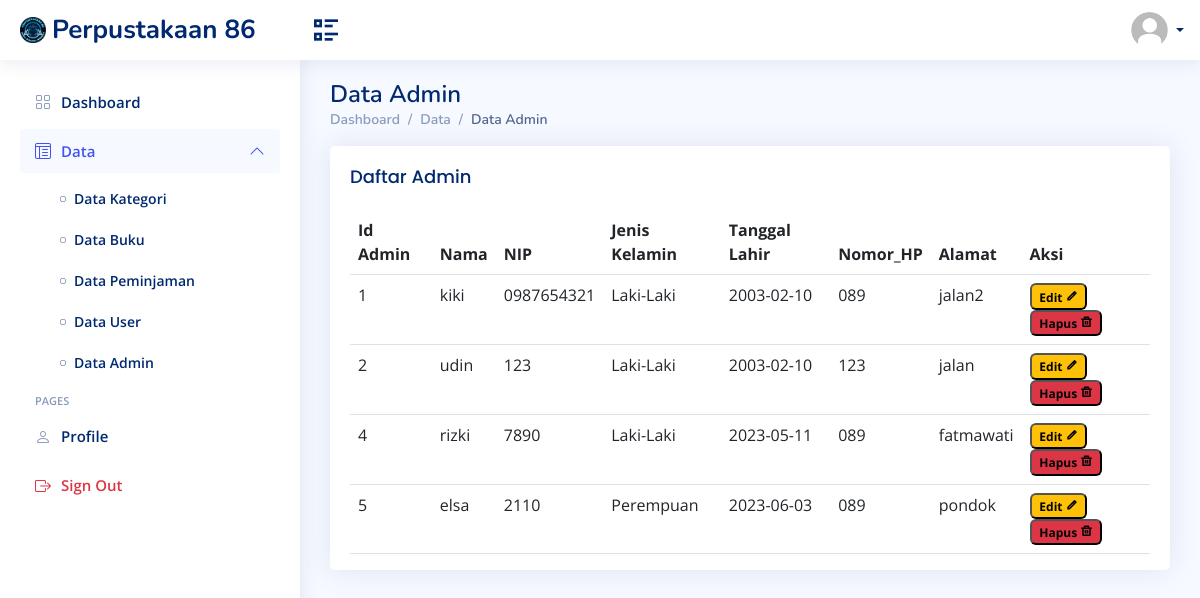
Screenshot of /tables-data-admin.php with the database file from the repository.
### tables this page shows
CREATE TABLE `akunadmin` (
  `id_admin` int(11) NOT NULL,
  `nama` varchar(35) NOT NULL,
  `nip` char(10) NOT NULL,
  `jenis_kelamin` varchar(10) NOT NULL,
  `tanggal_lahir` date NOT NULL,
  `nomor_hp` varchar(15) NOT NULL,
  `alamat` varchar(50) NOT NULL,
  `pass` varchar(15) NOT NULL
);

### tables-data-admin.php (the view, shortened to what this page needs)
<?php
  include("connectDB.php");
    $sql = "SELECT nama FROM akunadmin WHERE nip='$nisnip'";
    $result = mysqli_query($conn, $sql);
    $row = mysqli_fetch_assoc($result);
    $profile = $row['nama'];
    $sql = "SELECT * FROM akunadmin";
    $result = mysqli_query($conn, $sql);
?>
<!DOCTYPE html>
<html lang="en">
<head>
  <link href="assets/vendor/bootstrap/css/bootstrap.min.css" rel="stylesheet">
  <link href="assets/vendor/bootstrap-icons/bootstrap-icons.css" rel="stylesheet">
  <link href="assets/vendor/boxicons/css/boxicons.min.css" rel="stylesheet">
  <link href="assets/vendor/quill/quill.snow.css" rel="stylesheet">
  <link href="assets/vendor/quill/quill.bubble.css" rel="stylesheet">
  <link href="assets/vendor/remixicon/remixicon.css" rel="stylesheet">
  <link href="assets/vendor/simple-datatables/style.css" rel="stylesheet">
  <link href="assets/css/style.css" rel="stylesheet">
  <link href="assets/css/main.css" rel="stylesheet"/>
</head>
<body>
  <header id="header" class="header fixed-top d-flex align-items-center">
    <div class="d-flex align-items-center justify-content-between">
      <a href="dashboardadmin.php" class="logo d-flex align-items-center">
        <img src="assets/img/LogoFix.png" alt="Logo">
        <span class="d-none d-lg-block">Perpustakaan 86</span>
      </a>
      <i class="ri-list-check-2 toggle-sidebar-btn"></i>
    </div>
    <nav class="header-nav ms-auto">
      <ul class="d-flex align-items-center">
        <li class="nav-item dropdown pe-3">
          <a class="nav-link nav-profile d-flex align-items-center pe-0" href="#" data-bs-toggle="dropdown">
            <img src="assets/img/default.jpg" alt="Profile" class="rounded-circle">
            <span class="d-none d-md-block dropdown-toggle ps-2"><?php echo $profile; ?></span>
          </a>
        </li>
      </ul>
    </nav>
  </header>
  <aside id="sidebar" class="sidebar">
    <ul class="sidebar-nav" id="sidebar-nav">
      <li class="nav-item">
        <a class="nav-link collapsed" href="dashboardadmin.php">
          <i class="bi bi-grid"></i>
          <span>Dashboard</span>
        </a>
      </li>
      <li class="nav-item">
        <a class="nav-link " data-bs-target="#tables-nav" data-bs-toggle="collapse" href="#">
          <i class="bi bi-layout-text-window-reverse"></i><span>Data</span><i class="bi bi-chevron-down ms-auto"></i>
        </a>
        <ul id="tables-nav" class="nav-content collapse show" data-bs-parent="#sidebar-nav">
          <li>
            <a href="tables-data-kategori.php">
              <i class="bi bi-circle"></i><span>Data Kategori</span>
            </a>
          </li>
          <li>
            <a href="tables-data-buku.php">
              <i class="bi bi-circle"></i><span>Data Buku</span>
            </a>
          </li>
          <li>
            <a href="tables-data-peminjaman.php">
              <i class="bi bi-circle"></i><span>Data Peminjaman</span>
            </a>
          </li>
          <li>
            <a href="tables-data-user.php">
              <i class="bi bi-circle"></i><span>Data User</span>
            </a>
          </li>
          <li>
            <a href="tables-data-admin.php">
              <i class="bi bi-circle"></i><span>Data Admin</span>
            </a>
          </li>
        </ul>
      </li>
      <li class="nav-heading">Pages</li>
      <li class="nav-item">
        <a class="nav-link collapsed" href="users-profile.php">
          <i class="bi bi-person"></i>
          <span>Profile</span>
        </a>
      </li>
      <li class="nav-item">
        <a class="nav-link collapsed" href="logout.php">
          <i class="bi bi-box-arrow-right text-danger"></i>
          <span class="text-danger">Sign Out</span>
        </a>
      </li>
    </ul>
  </aside>
  <main id="main" class="main">
    <div class="pagetitle">
      <h1>Data Admin</h1>
      <nav>
        <ol class="breadcrumb">
          <li class="breadcrumb-item"><a href="dashboardadmin.php">Dashboard</a></li>
          <li class="breadcrumb-item">Data</li>
          <li class="breadcrumb-item active">Data Admin</li>
        </ol>
      </nav>
    </div>
    <section class="section">
      <div class="col-12">
        <div class="card top-selling overflow-auto">
          <div class="card-body pb-0">
            <div class="d-flex align-items-center justify-content-between">
              <h5 class="card-title">Daftar Admin</h5>
            </div>
            <table class="table datatable">
              <thead>
                <tr>
                  <th>Id Admin</th>
                  <th>Nama</th>
                  <th>NIP</th>
                  <th>Jenis Kelamin</th>
                  <th>Tanggal Lahir</th>
                  <th>Nomor_HP</th>
                  <th>Alamat</th>
                  <th>Aksi</th>
                </tr>
              </thead>
              <tbody>
                <?php while($row = mysqli_fetch_assoc($result)){
                echo "<tr>";
                echo "<td>" . $row['id_admin'] . "</td>";
                echo "<td>" . $row['nama'] . "</td>";
                echo "<td>" . $row['nip'] . "</td>";
                echo "<td>" . $row['jenis_kelamin'] . "</td>";
                echo "<td>" . $row['tanggal_lahir'] . "</td>";
                echo "<td>" . $row['nomor_hp'] . "</td>";
                echo "<td>" . $row['alamat'] . "</td>";
                echo "<td>";
                echo "<a href='admin-edit.php?id_admin=" . $row['id_admin'] . "'><button class='badge bg-warning'>Edit <i class='ri-pencil-line'></i></button></a>";
                echo "<a href='tables-data-admin.php?id_admin=" . $row['id_admin'] . "' onclick=\"return confirm('Apakah Anda yakin ingin menghapus data ini?')\">";
                echo "<button class='badge bg-danger'>Hapus <i class='ri-delete-bin-line'></i></button>";
                echo "</a>";
                echo "</td>";
                echo "</tr>";
                } ?>
              </tbody>
            </table>
          </div>
        </div>
      </div>
    </section>
  </main>
</body>
</html>

### assets/css/style.css (style rules this page uses)
:root { scroll-behavior: smooth; }
body { font-family: "Open Sans", sans-serif; background: #f6f9ff; color: #444444; }
a { color: #4154f1; text-decoration: none; }
h1, h2, h3, h4, h5, h6 { font-family: "Nunito", sans-serif; }
#main { margin-top: 60px; padding: 20px 30px; transition: all 0.3s; }
.pagetitle { margin-bottom: 10px; }
.pagetitle h1 { font-size: 24px; margin-bottom: 0; font-weight: 600; color: #012970; }
.card { margin-bottom: 30px; border: none; border-radius: 5px; box-shadow: 0px 0 30px rgba(1, 41, 112, 0.1); }
.card-title { padding: 20px 0 15px 0; font-size: 18px; font-weight: 500; color: #012970; font-family: "Poppins", sans-serif; }
.card-body { padding: 0 20px 20px 20px; }
.breadcrumb { font-size: 14px; font-family: "Nunito", sans-serif; color: #899bbd; font-weight: 600; }
.breadcrumb a { color: #899bbd; transition: 0.3s; }
.breadcrumb .breadcrumb-item::before { color: #899bbd; }
.breadcrumb .active { color: #51678f; font-weight: 600; }
.logo { line-height: 1; }
@media (min-width: 1200px) { .logo { width: 280px; } }
.logo img { max-height: 26px; margin-right: 6px; }
.logo span { font-size: 26px; font-weight: 700; color: #012970; font-family: "Nunito", sans-serif; }
.header { transition: all 0.5s; z-index: 997; height: 60px; box-shadow: 0px 2px 20px rgba(1, 41, 112, 0.1); background-color: #fff; padding-left: 20px; }
.header .toggle-sidebar-btn { font-size: 32px; padding-left: 10px; cursor: pointer; color: #012970; }
.header-nav ul { list-style: none; }
.header-nav>ul { margin: 0; padding: 0; }
.header-nav .nav-profile { color: #012970; }
.header-nav .nav-profile img { max-height: 36px; }
.header-nav .nav-profile span { font-size: 14px; font-weight: 600; }
.sidebar { position: fixed; top: 60px; left: 0; bottom: 0; width: 300px; z-index: 996; transition: all 0.3s; padding: 20px; overflow-y: auto; scrollbar-width: thin; scrollbar-color: #aab7cf transparent; box-shadow: 0px 0px 20px rgba(1, 41, 112, 0.1); background-color: #fff; }
@media (min-width: 1200px) { #main, #footer { margin-left: 300px; } }
.sidebar-nav { padding: 0; margin: 0; list-style: none; }
.sidebar-nav li { padding: 0; margin: 0; list-style: none; }
.sidebar-nav .nav-item { margin-bottom: 5px; }
.sidebar-nav .nav-heading { font-size: 11px; text-transform: uppercase; color: #899bbd; font-weight: 600; margin: 10px 0 5px 15px; }
.sidebar-nav .nav-link { display: flex; align-items: center; font-size: 15px; font-weight: 600; color: #4154f1; transition: 0.3; background: #f6f9ff; padding: 10px 15px; border-radius: 4px; }
.sidebar-nav .nav-link i { font-size: 16px; margin-right: 10px; color: #4154f1; }
.sidebar-nav .nav-link.collapsed { color: #012970; background: #fff; }
.sidebar-nav .nav-link.collapsed i { color: #899bbd; }
.sidebar-nav .nav-link .bi-chevron-down { margin-right: 0; transition: transform 0.2s ease-in-out; }
.sidebar-nav .nav-link:not(.collapsed) .bi-chevron-down { transform: rotate(180deg); }
.sidebar-nav .nav-content { padding: 5px 0 0 0; margin: 0; list-style: none; }
.sidebar-nav .nav-content a { display: flex; align-items: center; font-size: 14px; font-weight: 600; color: #012970; transition: 0.3; padding: 10px 0 10px 40px; transition: 0.3s; }
.sidebar-nav .nav-content a i { font-size: 6px; margin-right: 8px; line-height: 0; border-radius: 50%; }

### assets/css/main.css (style rules this page uses)
.badge { color: black; }

### rows the page displays
akunadmin: id_admin "1", nama "kiki", nip "0987654321", jenis_kelamin "Laki-Laki", tanggal_lahir "2003-02-10", nomor_hp "089", alamat "jalan2"
akunadmin: id_admin "2", nama "udin", nip "123", jenis_kelamin "Laki-Laki", tanggal_lahir "2003-02-10", nomor_hp "123", alamat "jalan"
akunadmin: id_admin "4", nama "rizki", nip "7890", jenis_kelamin "Laki-Laki", tanggal_lahir "2023-05-11", nomor_hp "089", alamat "fatmawati"
akunadmin: id_admin "5", nama "elsa", nip "2110", jenis_kelamin "Perempuan", tanggal_lahir "2023-06-03", nomor_hp "089", alamat "pondok"
